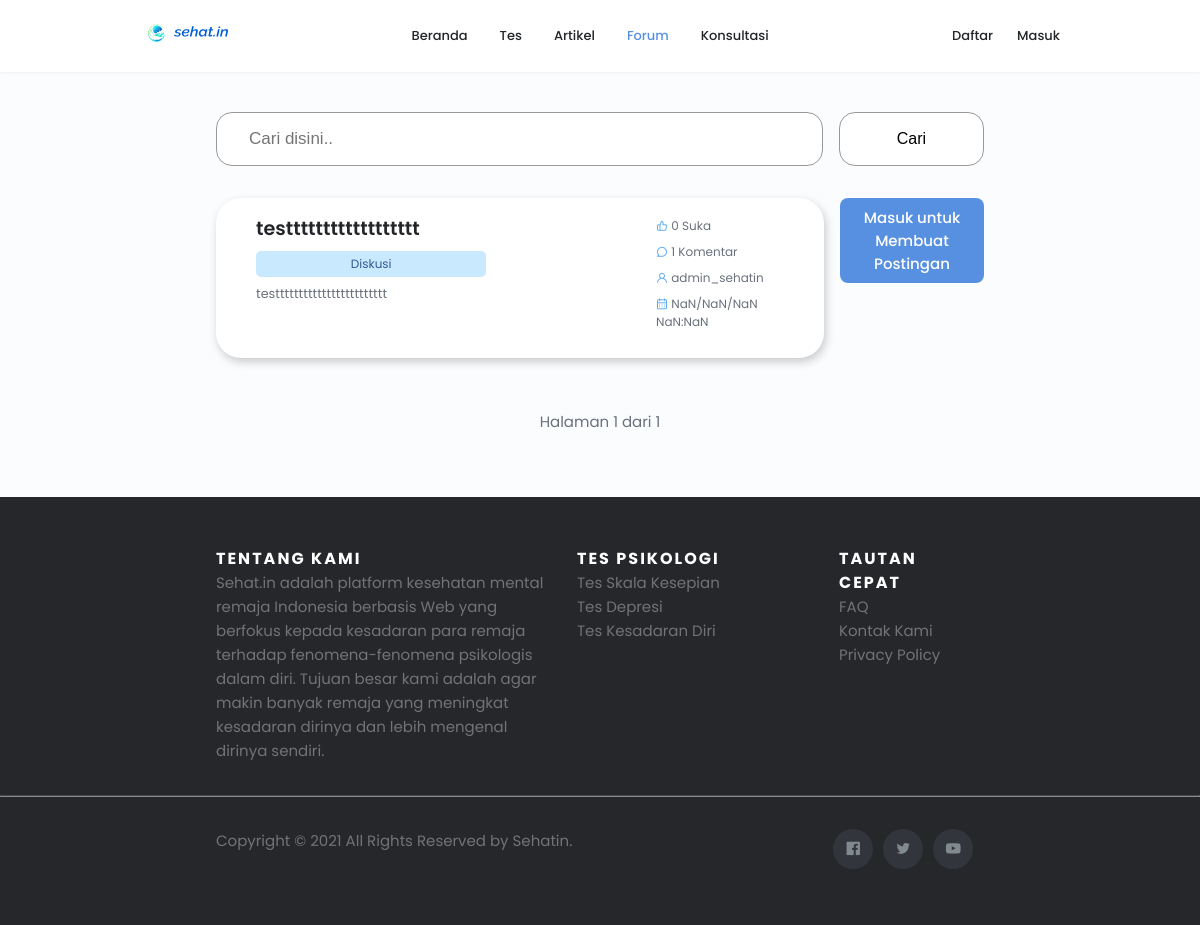
Page /forum on the earlier database version.
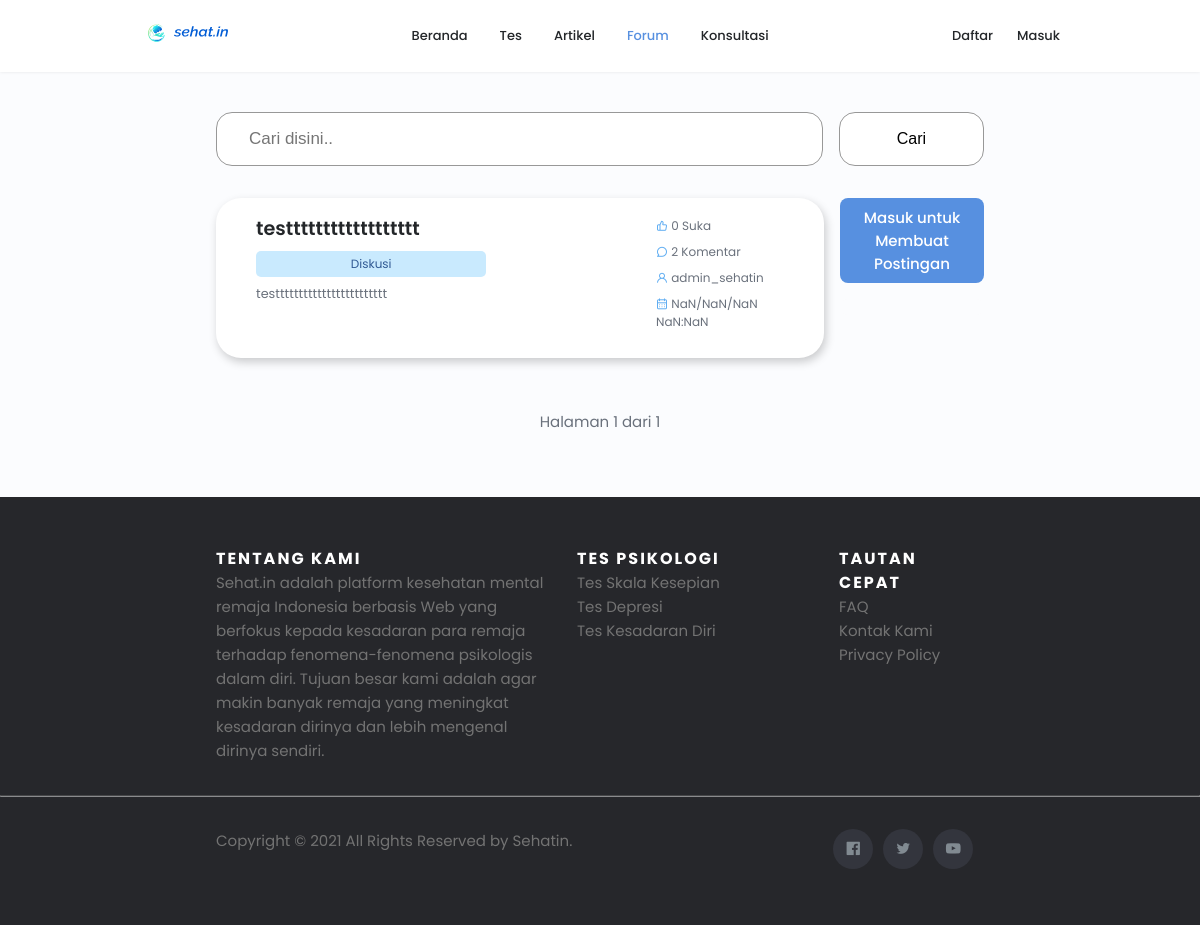
Same page on the later database version.
### sehat_in_webproject/models.py (models this page shows)
class Forum(models.Model): # Post
    id = models.AutoField(primary_key=True)
    title = models.CharField(max_length=200)
    content = models.TextField()
    tag = models.ForeignKey(Tag, on_delete=models.CASCADE, null=True, blank=True)
    user = models.ForeignKey(User, on_delete=models.SET_NULL, null=True)
    likes = models.IntegerField(default=0)
    comments = models.IntegerField(default=0)
    created_at = models.DateTimeField(auto_now_add=True)
    updated_at = models.DateTimeField(auto_now=True)

class Tag(models.Model): # Tag of a post, will be generated by admin only
    name = models.CharField(max_length=50)
    type = models.CharField(max_length=50)
    adminOnly = models.BooleanField(default=False)

### sehat_in_webproject/views.py (the view)
# urls.py: path('forum', views.forum, name='forum'),
def forum(request):
    tags = Tag.objects.filter(type="Forum")
    if request.user.is_authenticated:
        notifications = Notification.objects.filter(user=request.user).order_by('-created_at')
    else:
        notifications = None
    searching = False
    q = None
    if request.GET.get('q'):
        query = request.GET.get('q')
        paginator = Paginator(Forum.objects.filter(title__icontains=query).order_by('-created_at'), 25)
        page = request.GET.get('page')
        posts = paginator.get_page(page)
        searching = True
        q = query
        if paginator.count == 0:
            messages.info(request, 'Tidak ada hasil yang ditemukan')
            return redirect('/forum')
    else:
        paginator = Paginator(Forum.objects.all().order_by('-created_at'), 25)
        page = request.GET.get('page')
        posts = paginator.get_page(page)
    return render(request, 'forum/index.html', {'posts': posts, 'tags': tags, 'searching': searching, 'notifications': notifications, 'q': q})

### sehat_in_webproject/templatetags/space_to_dash.py (called while the page is built)
@register.filter
def space_to_dash(value):
    return value.replace(" ","-")

### templates/forum/index.html (shortened to what this page needs)
<!DOCTYPE html>
<html lang="en">
{% load static %}
{% load space_to_dash %}
<head>
    <link rel="stylesheet" href="{% static 'css/swiper-bundle.min.css' %}">
    <link rel="stylesheet" href="https://unicons.iconscout.com/release/v4.0.0/css/line.css">
    <link rel="stylesheet" href="{% static 'css/styles.css' %}">
    <link rel="stylesheet" href="{% static 'css/header.css' %}">
    <link rel="stylesheet" href="{% static 'css/footer.css' %}">
    <link rel="stylesheet" href="{% static 'css/forum.css' %}">
</head>
<body>
    {% include 'templates/header.html' %}
    <form action="/forum" method="get">
        <section class="container search__container">
            <input type="text" name="q" placeholder="Cari disini.." value={% if q %}{{q}}{% endif %}>
            <button type="submit">Cari</button>
        </section>
    </form>
    {% if searching or messages %}
    <main class="container flex" style="margin-top: 5px;">
    {% else %}
    <main class="container flex">
    {% endif %}
    {% if posts %}
        <div class="container__forum">
        {% for post in posts %}
            <div class="container__card">
                <div class="forum__about">
                    <a href="/forum/{{ post.id }}"><h1>{{ post.title }}</h1></a>
                    <a class="forum__category" href="/forum/tag/{{ post.tag.name|space_to_dash }}">{{ post.tag.name }}<a>
                    <p id="post-{{post.id}}">
                    </p>
                </div>
                <div class="forum__info">
                    <div>
                        <i class="uil uil-thumbs-up"></i>
                        {{ post.likes }} Suka
                    </div>
                    <div>
                        <i class="uil uil-comment"></i>
                        {{ post.comments }} Komentar
                    </div>
                    <div>
                        <i class="uil uil-user"></i>
                        {% if post.user == null %}deleted{% else %}{{ post.user }}{% endif %}
                    </div>
                    <div>
                        <i class="uil uil-calendar-alt"></i>
                        <span id="date-{{ post.id }}">{{ post.created_at.isoformat }}</span>
                    </div>
                </div>
            </div>
            {% endfor %}
    {% endif %}
        </div>
        <div class="container__forum__button">
            {% if user.is_authenticated %}
            <a href="/forum/create" class="create button button--flex">
                Buat Postingan
            </a>
            <a href="/profile/{{ user.username}}/posts" class="your__post button button--flex">
                Postingan Anda
            </a>
            <a class="your__post button button--flex" style="background-color: #fbfcfe"></a>
            {% else %}
            <a href="/auth/login" class="create button button--flex" style="text-align:center;">
                Masuk untuk Membuat Postingan
            </a>
            <a class="your__post button button--flex" style="background-color: #fbfcfe"></a>
            {% endif %}
        </div>
    </main>
    <div class="page-num">
        Halaman {{ posts.number }} dari {{ posts.paginator.num_pages }}<br>
    </div>
    {% include 'templates/footer.html' %}
</body>
</html>

Differences in the rows shown:
changed Forum "testttttttttttttttttt": comments "1" → "2"
